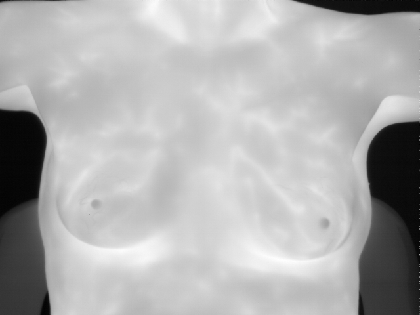
%> input picture trans/0840.tif, 420 x 315 px, shrunk from 640 x 480 before the run
$ octave image_transformation.m   (GNU Octave 9; MATLAB toolbox functions it lacks are replaced by stand-ins)
%> lines starting %> are read from the running program, lines starting %| are printed output that depends on the picture; in (x1, y1, x2, y2) boxes, pixels count from 0 and x2, y2 are one past the last pixel; in counts of white or black regions, pixels touching at a corner belong together; the program's own positions count from 1
clc
clear


Img = imread('trans/0840.tif');
%> Img is the input picture: size 315x420 uint16; min 6508, max 9265, mean 8407.5
[N,M] = size(Img);
%> N = 315; M = 420

filter = fspecial('average',101);%fspecial('gaussian', [3,3],100);
Img2 = imfilter(Img,filter);
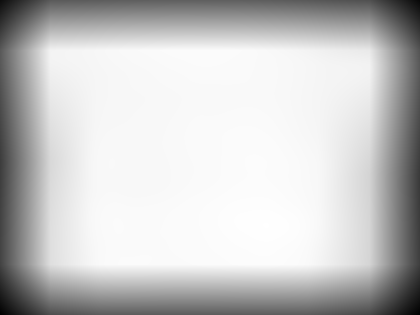
%> Img2: size 315x420 uint16; min 1795, max 8880, mean 7329; drawn with min black and max white
BImg = im2double(Img2);
binary_thre = graythresh(BImg);
%> binary_thre = 0.102
binary_img = im2bw(BImg,binary_thre);
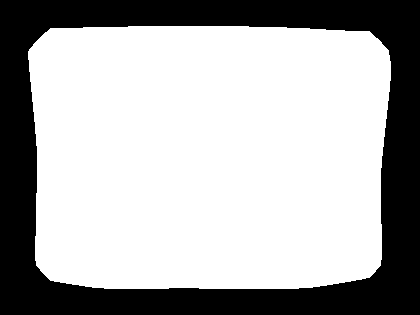
%> binary_img: size 315x420 logical; 68.2% white; 1 black region, box (x1, y1, x2, y2) and area: (0, 0, 420, 315) 42091
Threshold = binary_thre*(2^16-1)+1000;
%> Threshold = 7682

Img(Img<Threshold) = 0;
Img(Img==0) = min(Img(Img>0));
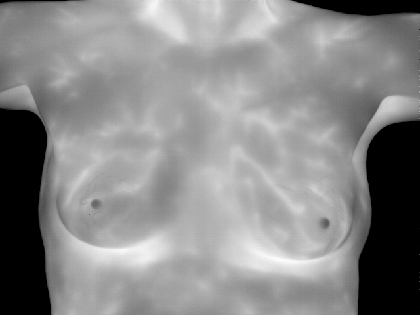
%> Img: size 315x420 uint16; min 7682, max 9265, mean 8529.6; drawn with min black and max white
 normalized = max(Img(:))-Threshold;%min(Img(:));%Threshold;
%> normalized = 1583
 Img = Img-Threshold;%min(Img(:));%Threshold;
for n = 1:N
    for m = 1:M
       Img8b(n,m) = double(Img(n,m))/double(normalized);
    end
end
Img8b = uint8(Img8b.*255);
%> Img8b: size 315x420 uint8
% Img8b(Img8b>0)=255; % for groundtruth
imshow(Img8b)
